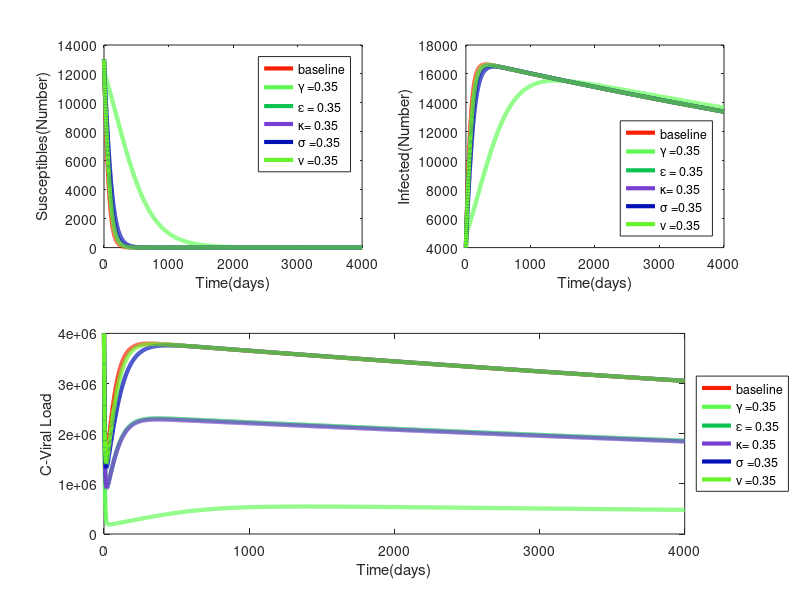

This chart was generated by the following MATLAB code:
clc, clear all;
#Model Parameters
N_v = 1000; alpha_v = 0.09; alpha_c = 0.00045; Lambda_s = 20; beta_h = 0.0025;...
    mu_s = 0.02; mu_v = 0.15; mu_c = 0.02; mu_h = 1.5; alpha_h = 0.9; Lambda_H = 20.75/365/1000;...
    beta_H = 0.03; alpha_H = 0.24; mu_H = 0.000038; V_0 = 2000000; delta_H = 0.008/365;

n = 4000;
dt = zeros(1,n);
M = zeros(1,n);
N = zeros(1,n);
O = zeros(1,n);
#z = zeros(1,7);

M_0 = zeros(1,n);
N_0 = zeros(1,n);
O_0 = zeros(1,n);

M_1 = zeros(1,n);
N_1 = zeros(1,n);
O_1 = zeros(1,n);

M_2 = zeros(1,n);
N_2 = zeros(1,n);
O_2 = zeros(1,n);

M_3 = zeros(1,n);
N_3 = zeros(1,n);
O_3 = zeros(1,n);

M_4 = zeros(1,n);
N_4 = zeros(1,n);
O_4 = zeros(1,n);

M_5 = zeros(1,n);
N_5 = zeros(1,n);
O_5 = zeros(1,n);

M_6 = zeros(1,n);
N_6 = zeros(1,n);
O_6 = zeros(1,n);

#gamma=0.35; epsilon=0; kappa=0; sigma=0; v=0; eta=0; Phi =0;


h = 1;

for i = 1:n
	dt(1) = 0;
	dt(i+1) = dt(i)+h;
	M_0(1) = 13000; N_0(1) = 4000; O_0(1) = 4*10^(6);
	%Within_host model
	gamma=0; epsilon=0; kappa=0; sigma=0; v=0; eta=0; Phi =0;
	R_0w = ((1-kappa)*N_v*alpha_v*(1-epsilon)*alpha_c*Lambda_s*(1-gamma)*beta_h)/(mu_s*(alpha_v + mu_v)*((1-epsilon)*alpha_c + mu_c)*(alpha_h + mu_h));
	
	N_h = (mu_s/beta_h*(1-gamma))*(R_0w -1);
	phi = (1-exp(-(mu_H+delta_H*(1-eta))*h))/(mu_H+delta_H*(1-eta));
	
	#Modified
	M_0(i+1) = ((M_0(i) + phi*Lambda_H)*(V_0*(1+v) + O_0(i)))/((1+phi*mu_H)*(V_0*(1+v) + O_0(i)) + phi*beta_H*(1-sigma)*O_0(i));
	A = N_0(i)*((1 + phi*mu_H)*(V_0*(1+v) + O_0(i)) + beta_H*(1-sigma)*phi*O_0(i)) + (M_0(i) + phi*Lambda_H)*beta_H*(1-sigma)*phi*O_0(i);
	B = (1 + phi*mu_H + phi*delta_H*(1-eta))*((1 + phi*mu_H)*(V_0*(1+v) + O_0(i)) + beta_H*(1-sigma)*phi*O_0(i));
	N_0(i+1) = (A/B);
	X = O_0(i) + phi*N_h*alpha_h*N_0(i);
	Y = 1 + phi*alpha_H*(1+Phi);
	O_0(i+1) = (X/Y);
end


for i = 1:n
	dt(1) = 0;
	dt(i+1) = dt(i)+h;
	M(1) = 13000; N(1) = 4000; O(1) = 4*10^(6);
	%Within_host model
	gamma=0.35; epsilon=0.35; kappa=0.35; sigma=0.35; v=0.35; eta=0.175; Phi =0.175;
	R_0w = ((1-kappa)*N_v*alpha_v*(1-epsilon)*alpha_c*Lambda_s*(1-gamma)*beta_h)/(mu_s*(alpha_v + mu_v)*((1-epsilon)*alpha_c + mu_c)*(alpha_h + mu_h));
	
	N_h = (mu_s/beta_h)*(R_0w -1);
	phi = (1-exp(-(mu_H+delta_H)*h))/(mu_H+delta_H);
	
	#Modified
	M(i+1) = ((M(i) + phi*Lambda_H)*(V_0*(1+v) + O(i)))/((1+phi*mu_H)*(V_0*(1+v) + O(i)) + phi*beta_H*(1-sigma)*O(i));
	A = N(i)*((1 + phi*mu_H)*(V_0*(1+v) + O(i)) + beta_H*(1-sigma)*phi*O(i)) + (M(i) + phi*Lambda_H)*beta_H*(1-sigma)*phi*O(i);
	B = (1 + phi*mu_H + phi*delta_H*(1-eta))*((1 + phi*mu_H)*(V_0*(1+v) + O(i)) + beta_H*(1-sigma)*phi*O(i));
	N(i+1) = (A/B);
	X = O(i) + phi*N_h*alpha_h*N(i);
	Y = 1 + phi*alpha_H*(1+Phi);
	O(i+1) = (X/Y);
end

for i = 1:n
	dt(1) = 0;
	dt(i+1) = dt(i)+h;
	M_1(1) = 13000; N_1(1) = 4000; O_1(1) = 4*10^(6);
	%Within_host model
	gamma=0; epsilon=0.35; kappa=0; sigma=0; v=0; eta=0; Phi =0;
	R_0w = ((1-kappa)*N_v*alpha_v*(1-epsilon)*alpha_c*Lambda_s*(1-gamma)*beta_h)/(mu_s*(alpha_v + mu_v)*((1-epsilon)*alpha_c + mu_c)*(alpha_h + mu_h));
	N_h = (mu_s/beta_h*(1-gamma))*(R_0w -1);
	phi = (1-exp(-(mu_H+delta_H*(1-eta))*h))/(mu_H+delta_H*(1-eta));
	
	#Modified
	M_1(i+1) = ((M_1(i) + phi*Lambda_H)*(V_0*(1+v) + O_1(i)))/((1+phi*mu_H)*(V_0*(1+v) + O_1(i)) + phi*(1-sigma)*beta_H*O_1(i));
	A = N_1(i)*((1 + phi*mu_H)*(V_0*(1+v) + O_1(i)) + beta_H*(1-sigma)*phi*O_1(i)) + (M_1(i) + phi*Lambda_H)*beta_H*(1-sigma)*phi*O_1(i);
	B = (1 + phi*mu_H + phi*delta_H*(1-eta))*((1 + phi*mu_H)*(V_0*(1+v) + O_1(i)) + beta_H*(1-sigma)*phi*O_1(i));
	N_1(i+1) = (A/B);
	X = O_1(i) + phi*N_h*alpha_h*N_1(i);
	Y = 1 + phi*alpha_H*(1-Phi);
	O_1(i+1) = (X/Y);
end

for i = 1:n
	dt(1) = 0;
	dt(i+1) = dt(i)+h;
	M_2(1) = 13000; N_2(1) = 4000; O_2(1) = 4*10^(6);
	%Within_host model
	gamma=0; epsilon=0; kappa=0.35; sigma=0; v=0; eta=0; Phi =0;
	R_0w = ((1-kappa)*N_v*alpha_v*(1-epsilon)*alpha_c*Lambda_s*(1-gamma)*beta_h)/(mu_s*(alpha_v + mu_v)*((1-epsilon)*alpha_c + mu_c)*(alpha_h + mu_h));
	N_h = (mu_s/beta_h*(1-gamma))*(R_0w -1);
	phi = (1-exp(-(mu_H+delta_H*(1-eta))*h))/(mu_H+delta_H*(1-eta));
	
	#Modified
	M_2(i+1) = ((M_2(i) + phi*Lambda_H)*(V_0*(1+v) + O_2(i)))/((1+phi*mu_H)*(V_0*(1+v) + O_2(i)) + phi*(1-sigma)*beta_H*O_2(i));
	A = N_2(i)*((1 + phi*mu_H)*(V_0*(1+v) + O_2(i)) + beta_H*(1-sigma)*phi*O_2(i)) + (M_2(i) + phi*Lambda_H)*beta_H*(1-sigma)*phi*O_2(i);
	B = (1 + phi*mu_H + phi*delta_H*(1-eta))*((1 + phi*mu_H)*(V_0*(1+v) + O_2(i)) + beta_H*(1-sigma)*phi*O_2(i));
	N_2(i+1) = (A/B);
	X = O_2(i) + phi*N_h*alpha_h*N_2(i);
	Y = 1 + phi*alpha_H*(1-Phi);
	O_2(i+1) = (X/Y);
end

for i = 1:n
	dt(1) = 0;
	dt(i+1) = dt(i)+h;
	M_3(1) = 13000; N_3(1) = 4000; O_3(1) = 4*10^(6);
	%Within_host model
	gamma=0; epsilon=0; kappa=0; sigma=0.35; v=0; eta=0; Phi =0;
	R_0w = ((1-kappa)*N_v*alpha_v*(1-epsilon)*alpha_c*Lambda_s*(1-gamma)*beta_h)/(mu_s*(alpha_v + mu_v)*((1-epsilon)*alpha_c + mu_c)*(alpha_h + mu_h));
	N_h = (mu_s/beta_h*(1-gamma))*(R_0w -1);
	phi = (1-exp(-(mu_H+delta_H*(1-eta))*h))/(mu_H+delta_H*(1-eta));
	
	#Modified
	M_3(i+1) = ((M_3(i) + phi*Lambda_H)*(V_0*(1+v) + O_3(i)))/((1+phi*mu_H)*(V_0*(1+v) + O_3(i)) + phi*(1-sigma)*beta_H*O_3(i));
	A = N_3(i)*((1 + phi*mu_H)*(V_0*(1+v) + O_3(i)) + beta_H*(1-sigma)*phi*O_3(i)) + (M_3(i) + phi*Lambda_H)*beta_H*(1-sigma)*phi*O_3(i);
	B = (1 + phi*mu_H + phi*delta_H*(1-eta))*((1 + phi*mu_H)*(V_0*(1+v) + O_3(i)) + beta_H*(1-sigma)*phi*O_3(i));
	N_3(i+1) = (A/B);
	X = O_3(i) + phi*N_h*alpha_h*N_3(i);
	Y = 1 + phi*alpha_H*(1-Phi);
	O_3(i+1) = (X/Y);
end

for i = 1:n
	dt(1) = 0;
	dt(i+1) = dt(i)+h;
	M_4(1) = 13000; N_4(1) = 4000; O_4(1) = 4*10^(6);
	%Within_host model
	gamma=0; epsilon=0; kappa=0; sigma=0; v=0.35; eta=0; Phi =0;
	R_0w = ((1-kappa)*N_v*alpha_v*(1-epsilon)*alpha_c*Lambda_s*(1-gamma)*beta_h)/(mu_s*(alpha_v + mu_v)*((1-epsilon)*alpha_c + mu_c)*(alpha_h + mu_h));
	N_h = (mu_s/beta_h*(1-gamma))*(R_0w -1);
	phi = (1-exp(-(mu_H+delta_H*(1-eta))*h))/(mu_H+delta_H*(1-eta));
	
	#Modified
	M_4(i+1) = ((M_4(i) + phi*Lambda_H)*(V_0*(1+v) + O_4(i)))/((1+phi*mu_H)*(V_0*(1+v) + O_4(i)) + phi*(1-sigma)*beta_H*O_4(i));
	A = N_4(i)*((1 + phi*mu_H)*(V_0*(1+v) + O_4(i)) + beta_H*(1-sigma)*phi*O_4(i)) + (M_4(i) + phi*Lambda_H)*beta_H*(1-sigma)*phi*O_4(i);
	B = (1 + phi*mu_H + phi*delta_H*(1-eta))*((1 + phi*mu_H)*(V_0*(1+v) + O_4(i)) + beta_H*(1-sigma)*phi*O_4(i));
	N_4(i+1) = (A/B);
	X = O_4(i) + phi*N_h*alpha_h*N_4(i);
	Y = 1 + phi*alpha_H*(1-Phi);
	O_4(i+1) = (X/Y);
end

for i = 1:n
	dt(1) = 0;
	dt(i+1) = dt(i)+h;
	M_5(1) = 13000; N_5(1) = 4000; O_5(1) = 4*10^(6);
	%Within_host model
	gamma=0; epsilon=0; kappa=0; sigma=0; v=0; eta=0.175; Phi =0;
	R_0w = ((1-kappa)*N_v*alpha_v*(1-epsilon)*alpha_c*Lambda_s*(1-gamma)*beta_h)/(mu_s*(alpha_v + mu_v)*((1-epsilon)*alpha_c + mu_c)*(alpha_h + mu_h));
	N_h = (mu_s/beta_h*(1-gamma))*(R_0w -1);
	phi = (1-exp(-(mu_H+delta_H*(1-eta))*h))/(mu_H+delta_H*(1-eta));
	
	#Modified
	M_5(i+1) = ((M_5(i) + phi*Lambda_H)*(V_0*(1+v) + O_5(i)))/((1+phi*mu_H)*(V_0*(1+v) + O_5(i)) + phi*(1-sigma)*beta_H*O_5(i));
	A = N_5(i)*((1 + phi*mu_H)*(V_0*(1+v) + O_5(i)) + beta_H*(1-sigma)*phi*O_5(i)) + (M_5(i) + phi*Lambda_H)*beta_H*(1-sigma)*phi*O_5(i);
	B = (1 + phi*mu_H + phi*delta_H*(1-eta))*((1 + phi*mu_H)*(V_0*(1+v) + O_5(i)) + beta_H*(1-sigma)*phi*O_5(i));
	N_5(i+1) = (A/B);
	X = O_5(i) + phi*N_h*alpha_h*N_5(i);
	Y = 1 + phi*alpha_H*(1-Phi);
	O_5(i+1) = (X/Y);
end

for i = 1:n
	dt(1) = 0;
	dt(i+1) = dt(i)+h;
	M_6(1) = 13000; N_6(1) = 4000; O_6(1) = 4*10^(6);
	%Within_host model
	gamma=0; epsilon=0; kappa=0; sigma=0; v=0; eta=0; Phi =0.175;
	R_0w = ((1-kappa)*N_v*alpha_v*(1-epsilon)*alpha_c*Lambda_s*(1-gamma)*beta_h)/(mu_s*(alpha_v + mu_v)*((1-epsilon)*alpha_c + mu_c)*(alpha_h + mu_h));
	N_h = (mu_s/beta_h*(1-gamma))*(R_0w -1);
	phi = (1-exp(-(mu_H+delta_H*(1-eta))*h))/(mu_H+delta_H*(1-eta));
	
	#Modified
	M_6(i+1) = ((M_6(i) + phi*Lambda_H)*(V_0*(1+v) + O_6(i)))/((1+phi*mu_H)*(V_0*(1+v) + O_6(i)) + phi*(1-sigma)*beta_H*O_6(i));
	A = N_6(i)*((1 + phi*mu_H)*(V_0*(1+v) + O_6(i)) + beta_H*(1-sigma)*phi*O_6(i)) + (M_6(i) + phi*Lambda_H)*beta_H*(1-sigma)*phi*O_6(i);
	B = (1 + phi*mu_H + phi*delta_H*(1-eta))*((1 + phi*mu_H)*(V_0*(1+v) + O_6(i)) + beta_H*(1-sigma)*phi*O_6(i));
	N_6(i+1) = (A/B);
	X = O_6(i) + phi*N_h*alpha_h*N_6(i);
	Y = 1 + phi*alpha_H*(1-Phi);
	O_6(i+1) = (X/Y);
end


#inter = [gamma, epsilon, kappa, sigma, v, eta, Phi];
#z = [0.35 0.35 0.35 0.35 0.35 0.35 0.35];
#G = diag(z);
#x = G(1,:)

c_1 = [249 32 2] ./ 255;

c_2 = [94 250 81] ./ 255;

c_3 = [12 195 82] ./ 255;

c_4 = [118 63 210] ./ 255;

c_5 = [1 17 181] ./ 255;

c_6 = [104 242 41] ./ 255;


figure(1)
subplot(221)
plot(dt, M_0, 'color', c_1, 'linewidth',3, dt, M, 'color', c_2, 'linewidth',3, dt, M_1, 'color', c_3, 'linewidth',3, dt, M_2, 'color', c_4, 'linewidth',3, dt, M_3, 'color', c_5, 'linewidth',3, dt, M_4, 'color', c_6, 'linewidth',3) 
xlabel('Time(days)')
ylabel('Susceptibles(Number)')
legend('baseline','\gamma =0.35','\epsilon = 0.35','\kappa= 0.35','\sigma =0.35','v =0.35')
subplot(222)
plot(dt, N_0, 'color', c_1, 'linewidth',3, dt, N, 'color', c_2, 'linewidth',3, dt, N_1, 'color', c_3, 'linewidth',3, dt, N_2, 'color', c_4, 'linewidth',3, dt, N_3, 'color', c_5, 'linewidth',3, dt, N_4, 'color', c_6, 'linewidth',3) 
xlabel('Time(days)')
ylabel('Infected(Number)')
legend('baseline','\gamma =0.35','\epsilon = 0.35','\kappa= 0.35','\sigma =0.35','v =0.35', 'location', 'SouthEast')
subplot(212)
plot(dt, O_0, 'color', c_1, 'linewidth',3, dt, O, 'color', c_2, 'linewidth',3, dt, O_1, 'color', c_3, 'linewidth',3, dt, O_2, 'color', c_4, 'linewidth',3, dt, O_3, 'color', c_5, 'linewidth',3, dt, O_4, 'color', c_6, 'linewidth',3) 
xlabel('Time(days)')
ylabel('C-Viral Load')
legend('baseline','\gamma =0.35','\epsilon = 0.35','\kappa= 0.35','\sigma =0.35','v =0.35', 'location', 'EastOutside')



